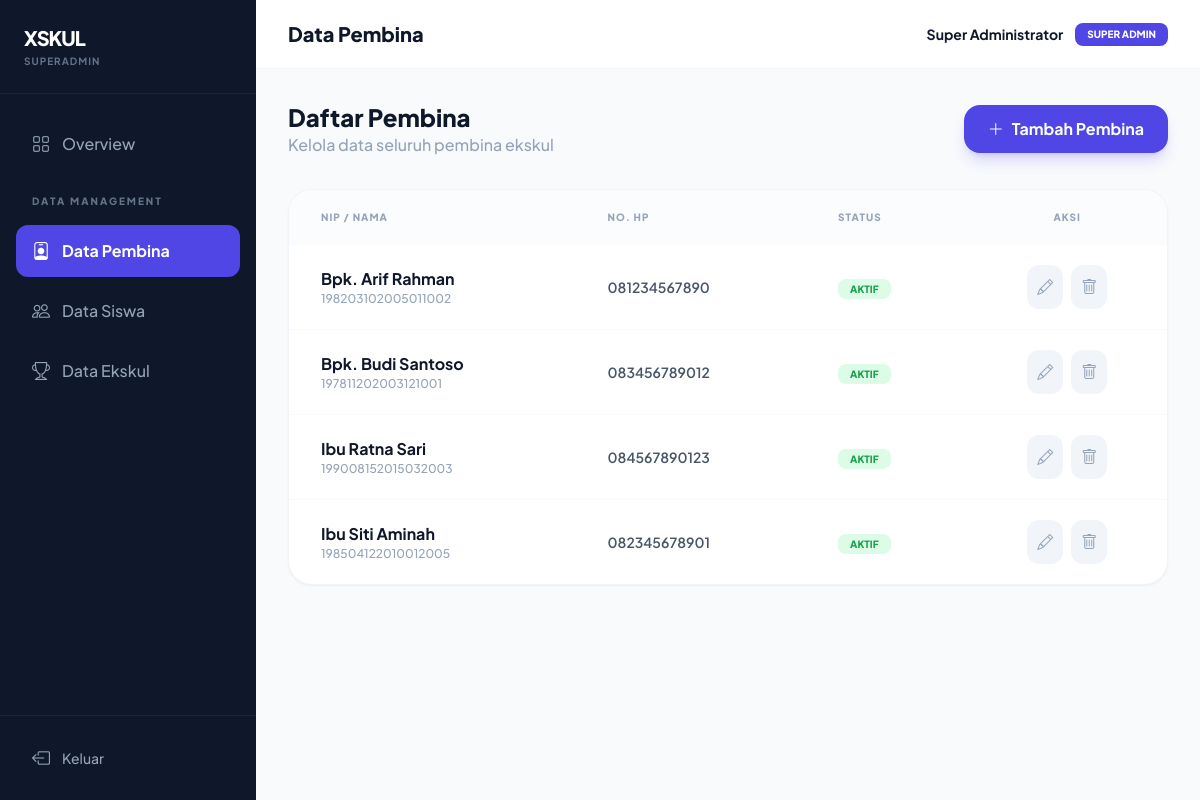
The app's page /superadmin/public/pembina (signed in) with its own data.
### tables this page shows
CREATE TABLE `pembina` (
  `id` int UNSIGNED NOT NULL,
  `nip` varchar(30) NOT NULL,
  `nama` varchar(100) NOT NULL,
  `no_hp` varchar(20) DEFAULT NULL,
  `password` varchar(255) NOT NULL COMMENT 'bcrypt hash',
  `is_active` tinyint(1) NOT NULL DEFAULT '1',
  `created_at` timestamp NOT NULL DEFAULT CURRENT_TIMESTAMP,
  `updated_at` timestamp NOT NULL DEFAULT CURRENT_TIMESTAMP ON UPDATE CURRENT_TIMESTAMP
);

### superadmin/app/core/Controller.php (called while the page is built, shortened)
<?php
class Controller {
    public function view($view, $data = []) {
        extract($data);
        require_once __DIR__ . '/../views/' . $view . '.php';
    }
    public function model($model) {
        return new $model;
    }
}

### superadmin/app/controllers/Pembina.php (called while the page is built, shortened)
<?php
class Pembina extends Controller {
    private $pembina;
    public function __construct() {
        $this->pembina = $this->model('Pembina_model');
    }
    public function index() {
        $data = [
            'title'      => 'Data Pembina',
            'activeMenu' => 'pembina',
            'pembinas'   => $this->pembina->findAll(),
        ];
        $this->view('main/pembina/index', $data);
    }
}

### superadmin/app/core/App.php (called while the page is built, shortened)
<?php
class App {
    protected $method     = 'index';
    public function __construct() {
        $url = $this->parseURL();
        if (isset($url[0])) {
            $file = __DIR__ . '/../controllers/' . ucfirst($url[0]) . '.php';
            if (file_exists($file)) {
                unset($url[0]);
            }
        }
        $this->controller = new $this->controller;
        $this->params = !empty($url) ? array_values($url) : [];
        call_user_func_array([$this->controller, $this->method], $this->params);
    }
    public function parseURL() {
        if (isset($_GET['url'])) {
            $url = rtrim($_GET['url'], '/');
            $url = filter_var($url, FILTER_SANITIZE_URL);
            $url = explode('/', $url);
            return $url;
        }
        return [];
    }
}

### superadmin/app/init.php (called while the page is built, shortened)
<?php
require_once __DIR__ . '/core/Database.php';
require_once __DIR__ . '/core/Controller.php';
require_once __DIR__ . '/core/App.php';
$app = new App();

### superadmin/public/index.php (called while the page is built)
<?php
require_once '../app/init.php';

### superadmin/app/core/Database.php (called while the page is built, shortened)
<?php
class Database {
    private $host = DB_HOST;
    private $user = DB_USER;
    private $pass = DB_PASS;
    private $db_name = DB_NAME;
    private $dbh;
    private $stmt;
    public function __construct() {
        $dsn = 'mysql:host=' . $this->host . ';dbname=' . $this->db_name;
        $option = [
            PDO::ATTR_PERSISTENT => true,
            PDO::ATTR_ERRMODE    => PDO::ERRMODE_EXCEPTION
        ];
        try {
            $this->dbh = new PDO($dsn, $this->user, $this->pass, $option);
        } catch (PDOException $e) {
            die("Koneksi Database Gagal: " . $e->getMessage());
        }
    }
    public function query($query) {
        $this->stmt = $this->dbh->prepare($query);
    }
    public function execute() {
        $this->stmt->execute();
    }
    public function resultSet() {
        $this->execute();
        return $this->stmt->fetchAll(PDO::FETCH_ASSOC);
    }
}

### superadmin/app/models/Pembina_model.php (called while the page is built, shortened)
<?php
class Pembina_model extends Database {
    public function findAll() {
        $this->query('SELECT * FROM pembina ORDER BY nama ASC');
        return $this->resultSet();
    }
}

### superadmin/app/views/main/pembina/index.php (the view, shortened to what this page needs)
<div class="flex items-center justify-between mb-8">
    <div>
        <h3 class="text-2xl font-black text-midnight">Daftar Pembina</h3>
        <p class="text-slate-400 font-medium">Kelola data seluruh pembina ekskul</p>
    </div>
    <button onclick="openModal('modalCreate')" class="px-6 py-3 bg-admin text-white font-bold rounded-2xl shadow-lg shadow-admin/20 hover:bg-adminDark transition-all flex items-center gap-2">
        <i class="bi bi-plus-lg"></i> Tambah Pembina
    </button>
</div>
<div class="bg-white rounded-3xl border border-slate-100 shadow-sm overflow-hidden">
    <div class="overflow-x-auto">
        <table class="w-full text-left">
            <thead>
                <tr class="bg-slate-50/50">
                    <th class="px-8 py-5 text-[10px] font-black text-slate-400 uppercase tracking-widest">NIP / Nama</th>
                    <th class="px-8 py-5 text-[10px] font-black text-slate-400 uppercase tracking-widest">No. HP</th>
                    <th class="px-8 py-5 text-[10px] font-black text-slate-400 uppercase tracking-widest">Status</th>
                    <th class="px-8 py-5 text-[10px] font-black text-slate-400 uppercase tracking-widest text-center">Aksi</th>
                </tr>
            </thead>
            <tbody class="divide-y divide-slate-50">
                <?php foreach ($pembinas as $p): ?>
                <tr class="hover:bg-slate-50/50 transition-colors">
                    <td class="px-8 py-5">
                        <div class="font-bold text-midnight"><?= htmlspecialchars($p['nama']) ?></div>
                        <div class="text-xs text-slate-400 font-medium"><?= htmlspecialchars($p['nip']) ?></div>
                    </td>
                    <td class="px-8 py-5 text-sm font-semibold text-slate-600"><?= htmlspecialchars($p['no_hp'] ?? '-') ?></td>
                    <td class="px-8 py-5">
                        <span class="px-3 py-1 <?= $p['is_active'] ? 'bg-green-100 text-green-600' : 'bg-slate-100 text-slate-400' ?> text-[10px] font-black rounded-lg uppercase">
                            <?= $p['is_active'] ? 'Aktif' : 'Nonaktif' ?>
                        </span>
                    </td>
                    <td class="px-8 py-5">
                        <div class="flex justify-center gap-2">
                            <button onclick="openModalEdit(<?= htmlspecialchars(json_encode($p)) ?>)" class="p-2.5 bg-slate-100 text-slate-400 hover:text-admin rounded-xl transition-all">
                                <i class="bi bi-pencil"></i>
                            </button>
                            <button onclick="openModalDelete(<?= $p['id'] ?>, '<?= htmlspecialchars($p['nama']) ?>')" class="p-2.5 bg-slate-100 text-slate-400 hover:text-red-500 rounded-xl transition-all">
                                <i class="bi bi-trash"></i>
                            </button>
                        </div>
                    </td>
                </tr>
                <?php endforeach; ?>
            </tbody>
        </table>
    </div>
</div>

### records on screen
pembina: nama "Bpk. Arif Rahman", nip "198203102005011002", no_hp "081234567890", is_active "AKTIF"
pembina: nama "Bpk. Budi Santoso", nip "197811202003121001", no_hp "083456789012", is_active "AKTIF"
pembina: nama "Ibu Ratna Sari", nip "199008152015032003", no_hp "084567890123", is_active "AKTIF"
pembina: nama "Ibu Siti Aminah", nip "198504122010012005", no_hp "082345678901", is_active "AKTIF"

### other values on screen
$title "Data Pembina"
$_SESSION['admin']['nama'] "Super Administrator"
